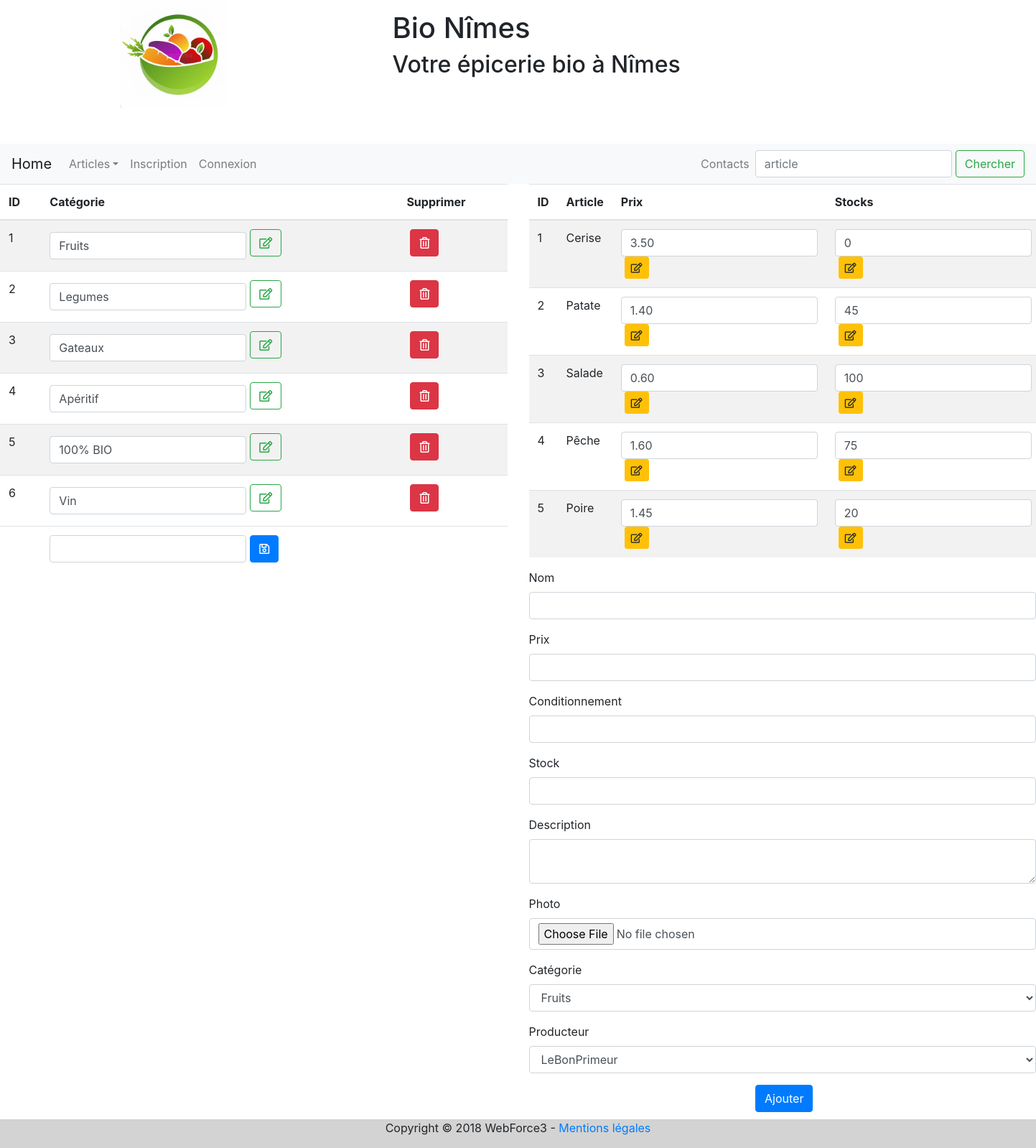
Screenshot of /bionimes/administration.php with the database file from the repository.
### tables this page shows
CREATE TABLE `categories` (
  `idCategorie` int(11) NOT NULL,
  `libCategorie` varchar(30) NOT NULL
);

CREATE TABLE `stocks` (
  `idArticle` int(11) NOT NULL,
  `quantite` int(11) NOT NULL
);

CREATE TABLE `articles` (
  `idArticle` int(11) NOT NULL,
  `libelle` varchar(30) NOT NULL,
  `prix` decimal(5,2) NOT NULL,
  `conditionnement` varchar(10) NOT NULL,
  `idCategorie` int(11) NOT NULL,
  `description` text,
  `photo` varchar(40) DEFAULT NULL,
  `idProducteur` int(11) NOT NULL
);

### bionimes/administration.php (the view, shortened to what this page needs)
<?php
	include 'includes/header.php';
	include 'includes/navbar.php';
	$rqCat = "SELECT * FROM categories";
	$listeCategories = $dbh->query($rqCat)->fetchAll();
	$rqProd = "SELECT * FROM producteurs";
	$listeProd = $dbh->query($rqProd)->fetchAll();
	$rqArticles = "SELECT a.idArticle, a.libelle, a.prix, s.quantite FROM articles as a JOIN stocks as s ON a.idArticle = s.idArticle";
	$listeArticles = $dbh->query($rqArticles)->fetchAll();
?>
<div class="row">
	<div class="col-md-6">
		<table class="table table-striped">
			<thead>
				<tr>
					<th>ID</th>
					<th>Catégorie</th>
					<th>Supprimer</th>
				</tr>
			</thead>
			<tbody>
				<?php foreach($listeCategories as $cat): ?>
					<tr>
						<td><?= $cat['idCategorie']; ?></td>
						<td>
							<form method="post" action="modifCategorie.php" class="form-inline">
								<input type="text" name="libCategorie" class="form-control" value="<?= $cat['libCategorie']; ?>" />
								<button type="submit" class="btn btn-outline-success mb-2"><i class="far fa-edit"></i></button>
							</form>
						</td>
						<td>
							<a href="suppCategorie.php?id=<?= $cat['idCategorie']; ?>" class="btn btn-danger"><i class="far fa-trash-alt"></i></a>
						</td>
					</tr>
				<?php endforeach ?>
			</tbody>
			<tfoot>
				<tr>
					<td></td>
					<td colspan="2" class="text-center">
						<form method="post" action="ajoutCategorie.php" class="form-inline">
							<input type="text" name="libCategorie" class="form-control" />
							<button type="submit" class="btn btn-primary"><i class="far fa-save"></i></button>
						</form>
					</td>
				</tr>
			</tfoot>
		</table>
	</div>
	<div class ="col-md-6">
		<table class="table table-striped">
			<thead>
				<tr>
					<th>ID</th>
					<th>Article</th>
					<th>Prix</th>
					<th>Stocks</th>
				</tr>
			</thead>
			<tbody>
				<?php foreach($listeArticles as $articles): ?>
					<tr>
						<td><?=$articles['idArticle']; ?></td>
						<td><?=$articles['libelle']; ?></td>
						<td>
							<form method="post" action="modifPrix.php" class="form-inline">
								<input type="text" name="prix" value="<?= $articles['prix']; ?>" class="form-control" />
								<button type="submit" class="btn btn-sm btn-warning">
									<i class="far fa-edit"></i>
								</button>
							</form>
						</td>
						<td>
							<form method="post" action="modifStocks.php" class="form-inline">
								<input type="number" name="quantite" value="<?= $articles['quantite']; ?>" class="form-control" />
								<button type="submit" class="btn btn-sm btn-warning">
									<i class="far fa-edit"></i>
								</button>
							</form>
						</td>
					</tr>
				<?php endforeach; ?>
			</tbody>
		</table>
		<form method="post" action="ajoutArticle.php" enctype="multipart/form-data">
			<div class="form-group">
				<label>Nom</label>
				<input type="text" name="libelle" class="form-control" />
			</div>
			<div class="form-group">
				<label>Prix</label>
				<input type="text" name="prix" class="form-control" />
			</div>
			<div class="form-group">
				<label>Conditionnement</label>
				<input type="text" name="conditionnement" class="form-control" />
			</div>
			<div class="form-group">
				<label>Stock</label>
				<input type="text" name="quantite" class="form-control" />
			</div>
			<div class="form-group">
				<label>Description</label>
				<textarea name="description" class="form-control"></textarea>
			</div>
			<div class="form-group">
				<label>Photo</label>
				<input type="file" name="photo" class="form-control">
			</div>
			<div class="form-group">
				<label>Catégorie</label>
				<select name="idCategorie" class="form-control">
					<?php
						foreach ($listeCategories as $cat) {
							echo '<option value="'.$cat['idCategorie'].'">'.$cat['libCategorie'].'</option>';
						}
					?>
				</select>
			</div>
			<div class="form-group">
				<label>Producteur</label>
				<select name="idProducteur" class="form-control">
					<?php
						foreach ($listeProd as $prod) {
							echo '<option value="'.$prod['idProducteur'].'">'.$prod['RS'].'</option>';
						}
					?>
				</select>
			</div>
			<div class="text-center">
				<input type="submit" value="Ajouter" class="btn btn-primary" />
			</div>
		</form>
	</div>
</div>
<?php
	include 'includes/footer.php';
?>

### bionimes/includes/header.php (shortened to what this page needs)
<!DOCTYPE html>
<HTML>
	<HEAD>
		<link rel="stylesheet" type="text/css" href="css/bootstrap/bootstrap.min.css" />
		<link rel="stylesheet" type="text/css" href="css/fontawesome-all.min.css" />
		<link rel="stylesheet" type="text/css" href="css/main.css">
	</HEAD>
	<BODY>
		<div class="container">
			<header>
				<div class="row">
					<div class="col-md-4">
						<img src="images/logo.jpg" alt="Bio Nîmes" class="logo" />
					</div>
					<div class="col-md-8">
						<hgroup>
							<h1>Bio Nîmes</h1>
							<h2>Votre épicerie bio à Nîmes</h2>
						</hgroup>
					</div>
				</div>
			</header>
		</div>

### bionimes/includes/navbar.php (shortened to what this page needs)
<?php
	$rqCategories = "SELECT * FROM categories";
	$stmtCategories = $dbh->query($rqCategories);
	$listeCategories = $stmtCategories->fetchAll();
?>
<nav class="navbar navbar-expand-lg navbar-light bg-light">
  <a class="navbar-brand" href="index.php">Home</a>
	<div class="collapse navbar-collapse" id="monMenu">
    <ul class="navbar-nav mr-auto">
			<li class="nav-item dropdown">
				<a href="#"  class="nav-link dropdown-toggle" data-toggle="dropdown" id="listProduits" aria-haspopup="true" aria-expended="false">Articles</a>
			</li>
			<?php if(isset($_SESSION['auth'])): ?>
			<li class="nav-item">
				<a href="panier.php"  class="nav-link">
					<?php
						if($NbPaniers > 0){
							echo 'Panier <span class="badge badge-primary">'.$NbPaniers.'</span>';
						}
						else echo 'Panier';
					?>
				</a>
			</li>
			<li class="nav-item">
				<a href="deconnexion.php"  class="nav-link">Deconnexion</a>
			</li>
			<?php if($_SESSION['role'] == 1): ?>
				<li class="nav-item">
					<a class="nav-link" href="administration.php">Administration</a>
				</li>
			<?php
				endif;
				else: ?>
			<li class="nav-item">
				<a href="inscription.php"  class="nav-link">Inscription</a>
			</li>
			<li class="nav-item">
				<a href="connex.php"  class="nav-link">Connexion</a>
			</li>
			<?php endif; ?>
		</ul>
		<ul class="navbar-nav">
			<li class="nav-item">
				<a href="contact.php"  class="nav-link">Contacts</a>
			</li>
		</ul>
		<form class="form-inline" method="post" action="recherche.php">
			<input type="text" name="recherche" placeholder="article" aria-label="article" class="form-control mr-sm2" id="rechercheArticle" />
			<button class="btn btn-outline-success my-2 my-sm-0" type="submit" id="btnSearch">Chercher</button>
		</form>
	</div>
</nav>

### bionimes/includes/footer.php (shortened to what this page needs)
			<footer>
				<p>
					Copyright &copy; 2018 WebForce3 -
					<a href="mentions.php">Mentions légales</a>
				</p>
			</footer>
	</BODY>
</HTML>

### bionimes/css/main.css (style rules this page uses)
footer { background-color: lightgrey; padding: 0px; position: fixed; bottom: 0px; left: 0px; width: 100%; text-align: center; }
.container { margin-bottom: 50px; }
.logo { width : 150px; }
h1 { margin-top : 2%; }
.btn { margin-left : 5px; }
.row { margin-bottom: 50px; }

### rows the page displays
categories: idCategorie "1", libCategorie "Fruits"
categories: idCategorie "2", libCategorie "Legumes"
categories: idCategorie "3", libCategorie "Gateaux"
categories: idCategorie "4", libCategorie "Apéritif"
categories: idCategorie "5", libCategorie "100% BIO"
categories: idCategorie "6", libCategorie "Vin"
stocks: idArticle.idArticle "1", idArticle.libelle "Cerise", prix "3.50", quantite "0"
stocks: idArticle.idArticle "2", idArticle.libelle "Patate", prix "1.40", quantite "45"
stocks: idArticle.idArticle "3", idArticle.libelle "Salade", prix "0.60", quantite "100"
stocks: idArticle.idArticle "4", idArticle.libelle "Pêche", prix "1.60", quantite "75"
stocks: idArticle.idArticle "5", idArticle.libelle "Poire", prix "1.45", quantite "20"

### other values shown
form field idCategorie "Fruits"
form field idProducteur "LeBonPrimeur"
